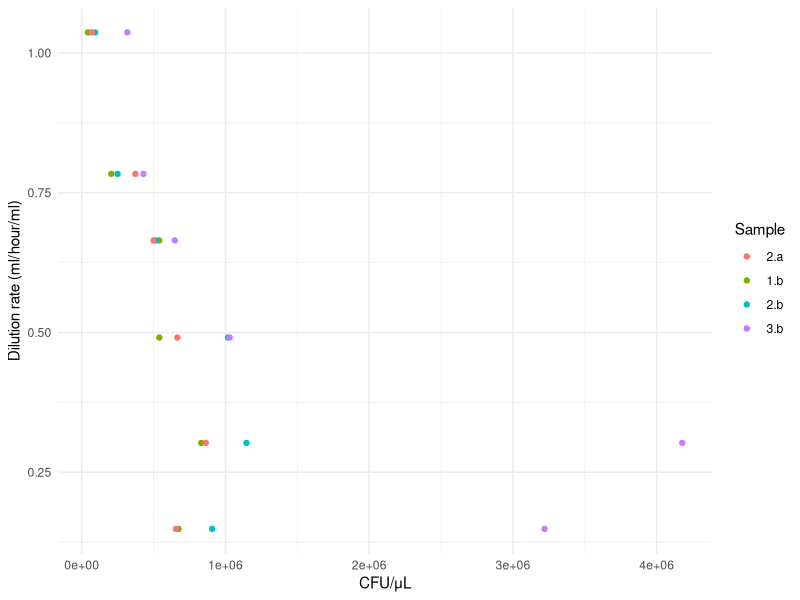
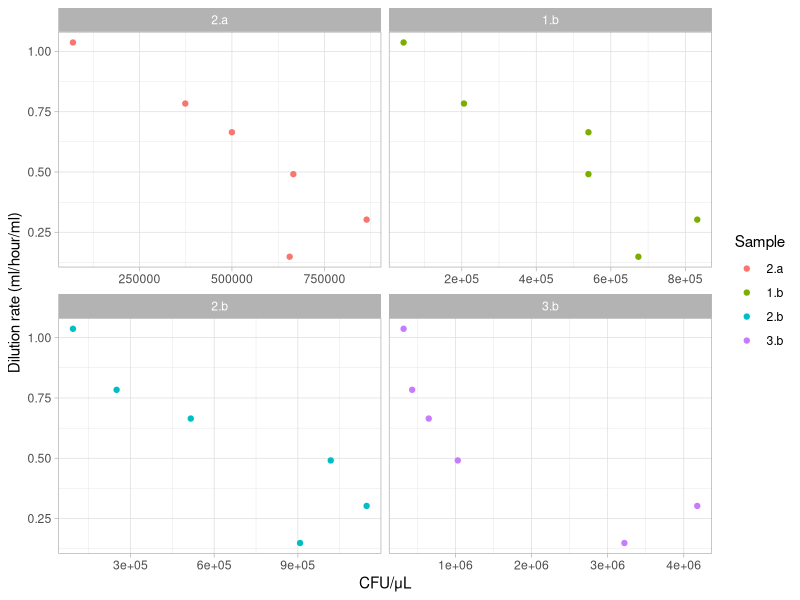
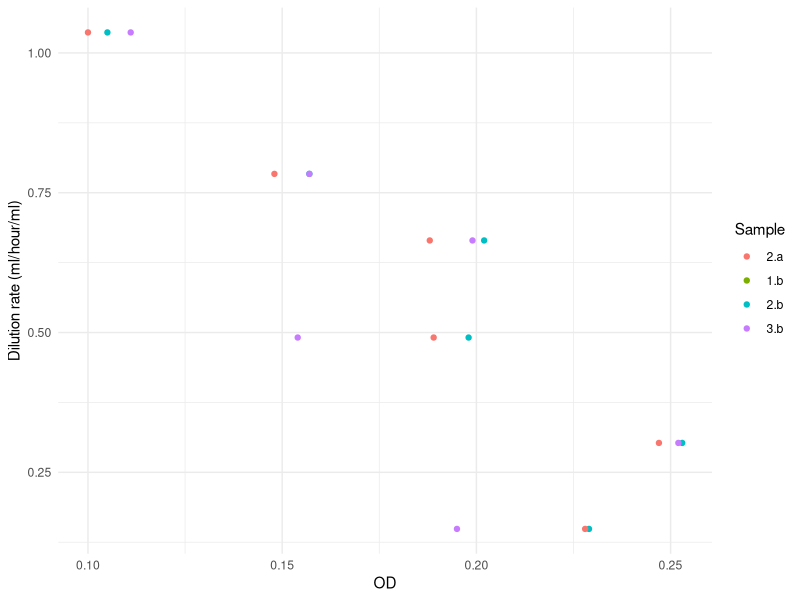
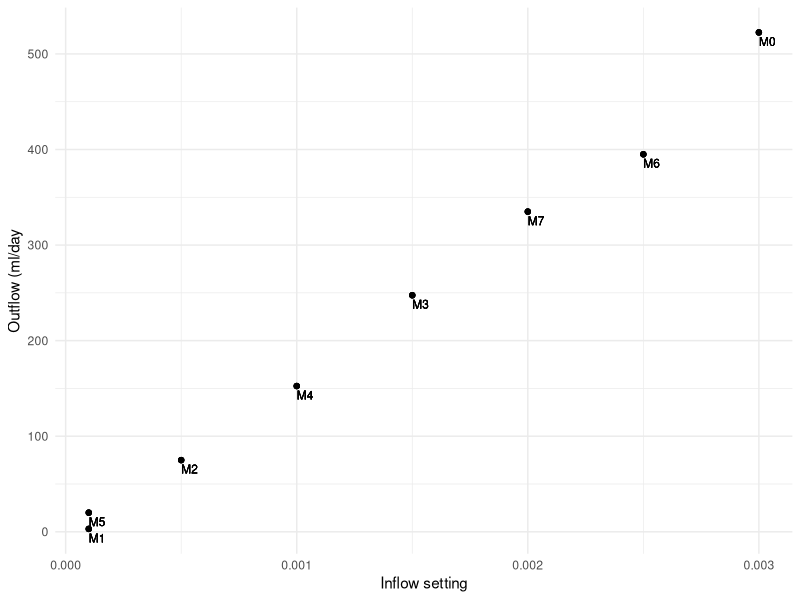
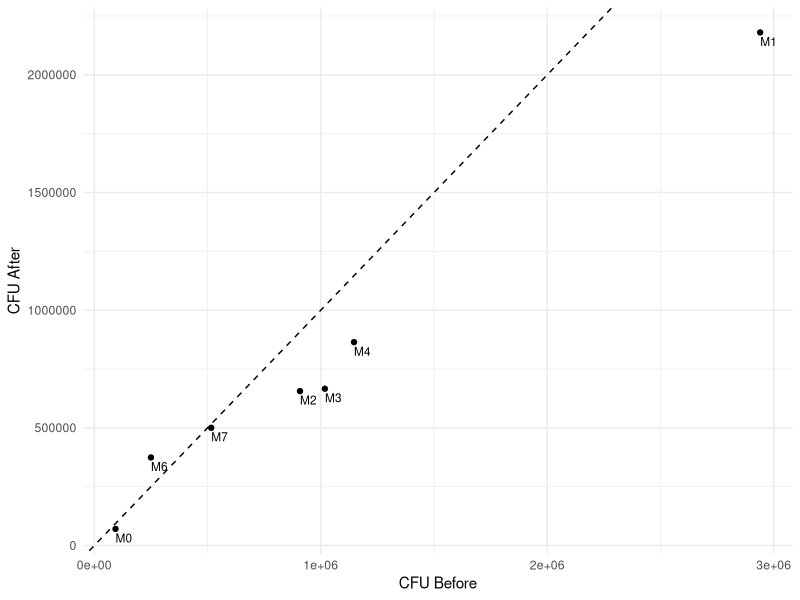

Here is the R script that generated these plots, in order:
## ---- chunk 1
#### Required packages
library(tidyverse)        

#### Clear  environment 
rm(list = ls())   
## ---- chunk 2
CC <- read.csv("data/cfu_counts_JO.csv")
outflow <- read.csv("data/outflow_rates_JO.csv")
od <- read.csv("data/OD/od_JO.csv")
## ---- chunk 3
CC <- CC %>%
  mutate(av_counts = rowMeans(across(dot1:dot10), na.rm = TRUE))
## ---- chunk 4
CC <- CC %>%
  
  # multiply by 10^dilution factor to get CFUs per ul 
  # first row is 100ul of sample so it would be: count * 10 ^ 1 to get 1ul
  # six row would be: count * 10 ^ 6 to get to 1ul
  # remember that the very first row is diluted!
  mutate(cfu_undil = av_counts * 10 ^ dilution_factor) %>%
  
  # each dot is 5ul, so divide by 5 to get counts per ul
  mutate(cfu_ul = cfu_undil / 5)

## ---- chunk 5
CC <- CC %>%
  
  # removes the counts from the overnights
  filter(day != 0) %>%
  
  # factor for every combination of day and time
  mutate(sample = interaction(day, time))
## ---- chunk 6
# mean outflow volume across day 1 and day 2 per bioreactor
outflow <- outflow %>%
  select(c(bioreactor, day_measured, volume_out)) %>%
  group_by(bioreactor) %>%
  summarise(outflow_mean = mean(volume_out))

# join the mean outflow volume into colony count data (by ID/bioreactor)
CC <- CC %>%
  left_join(outflow, by = c("ID" = "bioreactor"))
## ---- chunk 7
# all variables (except OD) are named consistently
CC <- CC %>%
  left_join(od, by = join_by(experiment_replicate, day, time, ID))
## ---- chunk 8
CC <- CC %>%
  
  # volume coming in every hour (in ml)
  mutate(outflow_per_hour = outflow_mean/24) %>%
  
  # as a fraction of the volume of the vial (21ml) to get rate of dilution 
  mutate(dilution_rate = outflow_per_hour/21)
## ---- chunk 9

# removing the control (all at 0) and M1 reactor - pump failed on first day
CC_plot <- CC %>%
  filter(!(ID %in% c("M1", "M5")))


ggplot(CC_plot, aes(x = cfu_ul, y = dilution_rate, color = sample)) +
  geom_point() + 
  #geom_smooth(method = "loess", se = FALSE, span = 1) + 
  labs(x = "CFU/μL", y = "Dilution rate (ml/hour/ml)", color = "Sample") +
  theme_minimal()

## ---- chunk 10
ggplot(CC_plot, aes(x = cfu_ul, y = dilution_rate, color = sample)) +
  geom_point() + 
  #geom_smooth(method = "loess", se = FALSE, span = 10) + 
  labs(x = "CFU/μL", y = "Dilution rate (ml/hour/ml)", color = "Sample") +
  theme_light() +
  facet_wrap(~ sample, scales = "free_x")
## ---- chunk 11

ggplot(CC_plot, aes(x = OD, y = dilution_rate, color = sample)) +
  geom_point() + 
  #geom_smooth(method = "loess", se = FALSE, span = 1) + 
  labs(x = "OD", y = "Dilution rate (ml/hour/ml)", color = "Sample") +
  theme_minimal()

## ---- chunk 12
ggplot(CC, aes(x = inflow_setting, y = outflow_mean)) +
  geom_point() +  # Scatter plot points
  geom_text(aes(label = ID), vjust = 1.5, hjust = 0, size = 3) + 
  labs(x = "Inflow setting", y = "Outflow (ml/day") +
  theme_minimal()
## ---- chunk 13

CC_wide <- CC %>%
  
  select(ID, sample, cfu_ul) %>%
  
    pivot_wider(names_from = sample, 
                values_from = cfu_ul, 
                names_prefix = "cfu_ul_") %>%
  
  filter(ID != "M5")


ggplot(CC_wide, aes(x = cfu_ul_2.b, y = cfu_ul_2.a)) +
  geom_point() +  # Scatter plot points
  geom_abline(slope = 1, intercept = 0, linetype = "dashed") +
  geom_text(aes(label = ID), vjust = 1.5, hjust = 0, size = 3) + 
  labs(x = "CFU Before", y = "CFU After") +
  theme_minimal()
